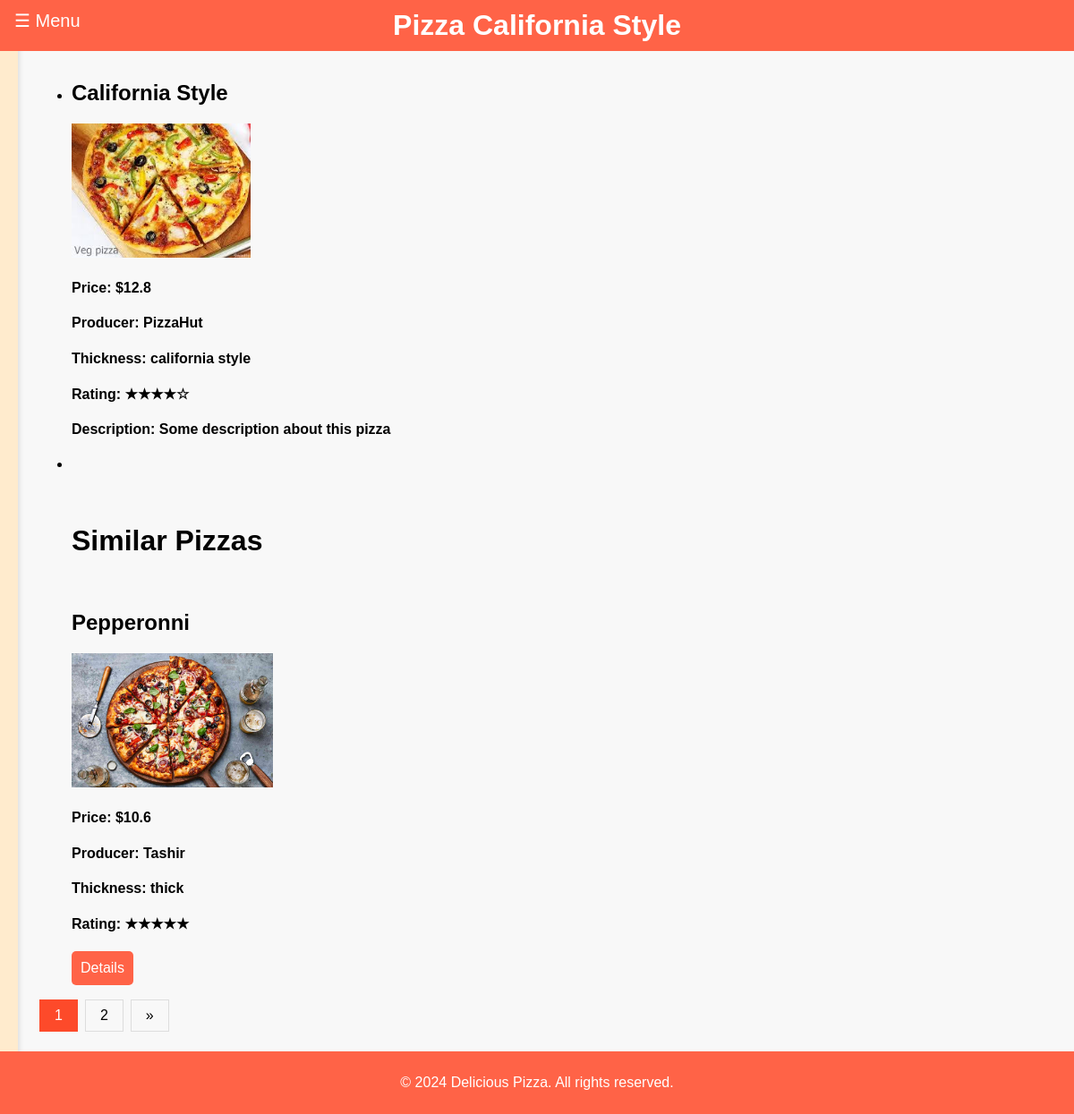
Page /pizza-info/1/ on the earlier database version.
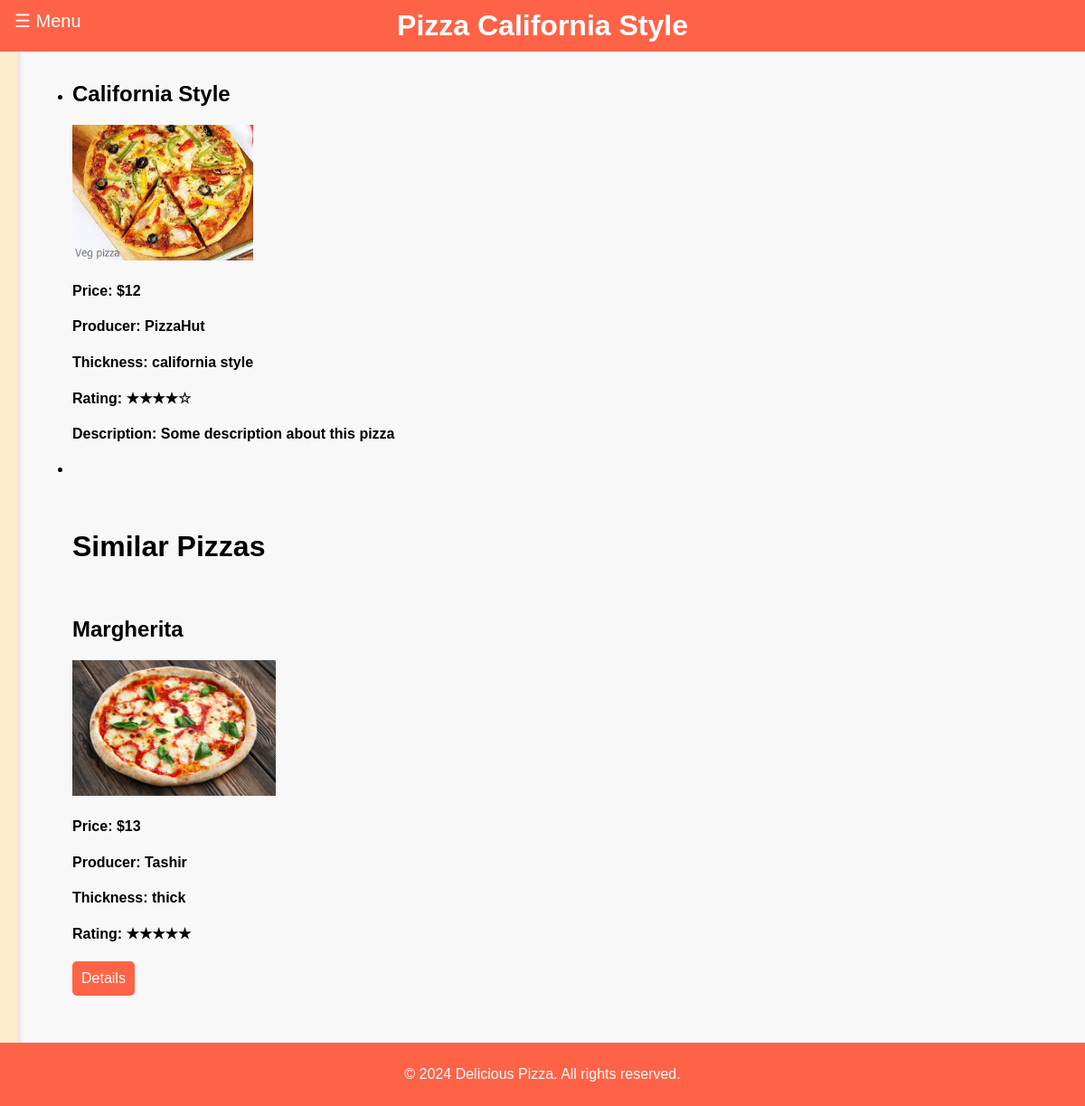
Same page on the later database version.
### main_page/models.py (models this page shows, shortened)
class Pizzas(models.Model):
    title = models.CharField(max_length=50)
    producer = models.ForeignKey(Producers, on_delete=models.CASCADE, null=True, blank=True, related_name="pizzas")
    price = models.PositiveIntegerField(validators=[valid_price])
    description = models.TextField()
    rate = models.CharField(max_length=155, choices=RateChoice.choices, default="6.0")
    thick_type = models.CharField(max_length=155, choices=ThickTypeChoice.choices, default="classic")
    image = models.ImageField(upload_to=upload_pizza_image, null=True, blank=True)
    class Meta:
        verbose_name = "Pizza"
        verbose_name_plural = "Pizzas"

class Producers(models.Model):
    producer_name = models.CharField(max_length=155)
    description = models.TextField()
    rate = models.CharField(max_length=155, choices=RateChoice.choices)
    logo = models.ImageField(upload_to=upload_producer_logo_image, null=True, blank=True)
    def __str__(self):
        return self.producer_name
    class Meta:
        verbose_name = "Producer"
        verbose_name_plural = "Producers"

### main_page/views.py (the view)
# urls.py: path("pizza-info/<int:pk>/", views.pizza_detail, name="pizza_detail"),
def pizza_detail(request, pk):
    pizza = get_object_or_404(Pizzas, pk=pk)
    similar_pizzas = Pizzas.objects.filter(
        (
            Q(price__gte=pizza.price - 5) & Q(price__lte=pizza.price + 5)
            | Q(thick_type=pizza.thick_type)
        )
    ).exclude(id=pizza.id)
    paginator = Paginator(similar_pizzas, 1)
    page_number = request.GET.get("page")
    sim_pizzas = paginator.get_page(page_number)
    ctx = {"pizza": pizza, "similar": sim_pizzas}
    return render(request, "main_page/pizza_detail.html", ctx)

### templates/main_page/pizza_detail.html (shortened to what this page needs)
{% extends 'base.html' %}
{% block title %}Pizza {{ pizza.title }}{% endblock %}
{% block body %}
    <ul>
        <li>
            <h2>{{ pizza.title }}</h2>
            <img src="{{ pizza.image.url }}" alt="{{ pizza.title }}" height="150">
            <h4>Price: ${{ pizza.price }}</h4>
            <h4>Producer: {{ pizza.producer }}</h4>
            <h4>Thickness: {{ pizza.thick_type }}</h4>
            <h4>Rating: {{ pizza.rate }}</h4>
            <h4>Description: {{ pizza.description }}</h4>
        </li>
    </ul>
    <ul>
        <li>
            <br>
            <br>
            <br>
            <h1>Similar Pizzas</h1>
            <br>
            {% for similar_pizza in similar %}
                <h2>{{ similar_pizza.title }}</h2>
                <img src="{{ similar_pizza.image.url }}" alt="{{ similar_pizza.title }}" height="150">
                <h4>Price: ${{ similar_pizza.price }}</h4>
                <h4>Producer: {{ similar_pizza.producer }}</h4>
                <h4>Thickness: {{ similar_pizza.thick_type }}</h4>
                <h4>Rating: {{ similar_pizza.rate }}</h4>
                <a href="{% url 'main_page:pizza_detail' similar_pizza.pk %}"><button class="details-btn">Details</button></a>
            {% endfor %}
        </li>
    </ul>
    {% include 'layouts/pagination.html' with page_obj=similar %}
    <br>
{% endblock %}

Differences in the rows shown:
no longer on this page (row edited): Pizzas: title "Pepperonni", image (picture), price "10.6", producer "Tashir", thick_type "thick", rate "★★★★★"
changed Pizzas "California Style": price "12.8" → "12"
now on this page (row edited): Pizzas: title "Margherita", image (picture), price "13", producer "Tashir", thick_type "thick", rate "★★★★★"
Other differences:
{{ page_obj.number }}: "1" → (not shown)
{{ page_obj.next_page_number }}: "2" → (not shown)
